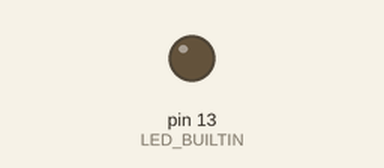
Simulated run of this sketch. Board: Arduino Uno, built with avr-gcc and run on an emulated ATmega328P. Parts: output pins drawn as LEDs (lit = HIGH).

Above: at 0.9 s.
At 16.05 s:
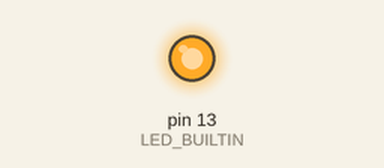
Timing chart, 0 to 16.6 s (numbered marks = the images above):
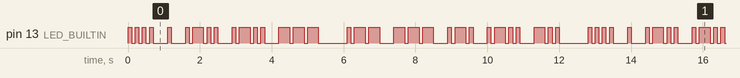

Measured:
- by itself, pin 13 (LED_BUILTIN): moves between LOW and HIGH, repeating every 12.8 s
- by itself, everything shown: repeats every 12.8 s, in 64 steps

The sketch:

Daisy-LED-morse-code.ino
```cpp
// Change unit amount to adjust speed of blinking
int unit = 100; // milliseconds

// International Morse code rules
int dot = unit;
int dash = unit * 3;
int space_between_letters = unit * 3;
int space_between_words = unit * 7;

void setup() {
  // initialize digital pin LED_BUILTIN as an output.
  pinMode(LED_BUILTIN, OUTPUT);
}

void loop() {
  // Blink "HELLO WORLD" in Morse code
  blink_h();
  delay(space_between_letters);
  blink_e();
  delay(space_between_letters);
  blink_l();
  delay(space_between_letters);
  blink_l();
  delay(space_between_letters);
  blink_o();
  delay(space_between_words);

  blink_w();
  delay(space_between_letters);
  blink_o();
  delay(space_between_letters);
  blink_r();
  delay(space_between_letters);
  blink_l();
  delay(space_between_letters);
  blink_d();
  delay(space_between_words);
}

// Generic functions for sending a dot or dash
void blink_dot() {
  digitalWrite(LED_BUILTIN, HIGH);
  delay(dot);
  digitalWrite(LED_BUILTIN, LOW);
  delay(unit);
}

void blink_dash() {
  digitalWrite(LED_BUILTIN, HIGH);
  delay(dash);
  digitalWrite(LED_BUILTIN, LOW);
  delay(unit);
}

// Generic functions for all letters and numbers
void blink_a() {
  blink_dot();
  blink_dash();
}

void blink_b() {
  blink_dash();
  blink_dot();
  blink_dot();
  blink_dot();
}

void blink_c() {
  blink_dash();
  blink_dot();
  blink_dash();
  blink_dot();
}

void blink_d() {
  blink_dash();
  blink_dot();
  blink_dot();
}

void blink_e() {
  blink_dot();
}

void blink_f() {
  blink_dot();
  blink_dot();
  blink_dash();
  blink_dot();
}

void blink_g() {
  blink_dash();
  blink_dash();
  blink_dot();
}

void blink_h() {
  blink_dot();
  blink_dot();
  blink_dot();
  blink_dot();
}

void blink_i() {
  blink_dot();
  blink_dot();
}

void blink_j() {
  blink_dot();
  blink_dash();
  blink_dash();
  blink_dash();
}

void blink_k() {
  blink_dash();
  blink_dot();
  blink_dash();
}

void blink_l() {
  blink_dot();
  blink_dash();
  blink_dot();
  blink_dot();
}

void blink_m() {
  blink_dash();
  blink_dash();
}

void blink_n() {
  blink_dash();
  blink_dot();
}

void blink_o() {
  blink_dash();
  blink_dash();
  blink_dash();
}

void blink_p() {
  blink_dot();
  blink_dash();
  blink_dash();
  blink_dot();
}

void blink_q() {
  blink_dash();
  blink_dash();
  blink_dot();
  blink_dash();
}

void blink_r() {
  blink_dot();
  blink_dash();
  blink_dot();
}

void blink_s() {
  blink_dot();
  blink_dot();
  blink_dot();
}

void blink_t() {
  blink_dash();
}

void blink_u() {
  blink_dot();
  blink_dot();
  blink_dash();
}

void blink_v() {
  blink_dot();
  blink_dot();
  blink_dot();
  blink_dash();
}

void blink_w() {
  blink_dot();
  blink_dash();
  blink_dash();
}

void blink_x() {
  blink_dash();
  blink_dot();
  blink_dot();
  blink_dash();
}

void blink_y() {
  blink_dash();
  blink_dot();
  blink_dash();
  blink_dash();
}

void blink_z() {
  blink_dash();
  blink_dash();
  blink_dot();
  blink_dot();
}

void blink_0() {
  blink_dash();
  blink_dash();
  blink_dash();
  blink_dash();
  blink_dash();
}

void blink_1() {
  blink_dot();
  blink_dash();
  blink_dash();
  blink_dash();
  blink_dash();
}

void blink_2() {
  blink_dot();
  blink_dot();
  blink_dash();
  blink_dash();
  blink_dash();
}

void blink_3() {
  blink_dot();
  blink_dot();
  blink_dot();
  blink_dash();
  blink_dash();
}

void blink_4() {
  blink_dot();
  blink_dot();
  blink_dot();
  blink_dot();
  blink_dash();
}

void blink_5() {
  blink_dot();
  blink_dot();
  blink_dot();
  blink_dot();
  blink_dot();
}

void blink_6() {
  blink_dash();
  blink_dot();
  blink_dot();
  blink_dot();
  blink_dot();
}

void blink_7() {
  blink_dash();
  blink_dash();
  blink_dot();
  blink_dot();
  blink_dot();
}

void blink_8() {
  blink_dash();
  blink_dash();
  blink_dash();
  blink_dot();
  blink_dot();
}

void blink_9() {
  blink_dash();
  blink_dash();
  blink_dash();
  blink_dash();
  blink_dot();
}
```
